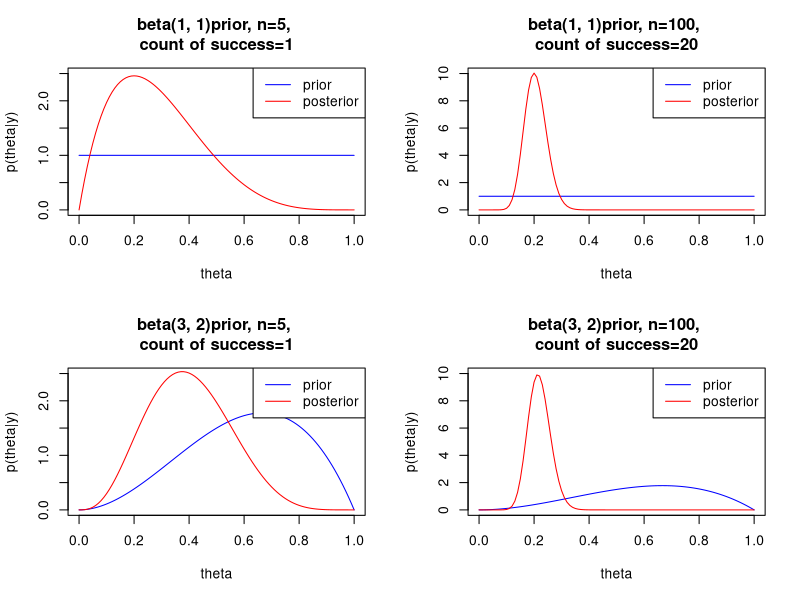

The R source for this figure:
a = c(1, 3)
b = c(1, 2)
sum_y = c(1, 20)
n = c(5, 100)
ylim_ = c(2.5, 10)
par(mfrow=c(2, 2))
for (i in 1:2){
  for (j in 1:2) {
    curve(dbeta(x=x, shape1=a[i], shape2=b[i]), type='l', col='blue'
         ,xlab='theta', ylab='p(theta|y)'
         ,ylim=c(0, ylim_[j])
         ,main = sprintf('beta(%d, %d)prior, n=%d, \ncount of success=%d', a[i], b[i], n[j], sum_y[j]))
    par(new=TRUE)
    curve(dbeta(x=x, shape1=a[i]+sum_y[j], shape2 = b[i]+n[j]-sum_y[j])
          ,add = TRUE, xlab = '', ylab='', col='red')
    legend('topright', legend = c('prior', 'posterior'), col = c('blue', 'red'), lty = c(1, 1))
  }
}